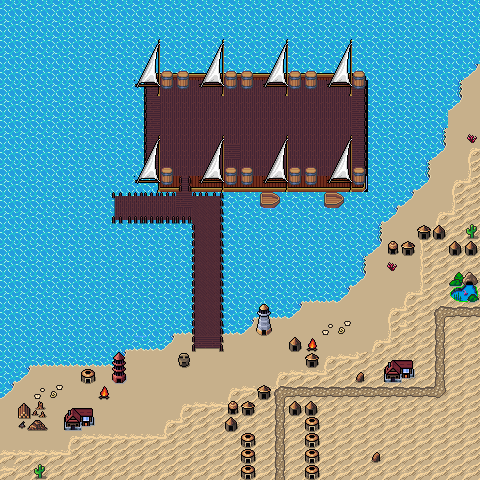

Tiled map render using the project's own tile images. Description and the map definition, with tile-layer contents summarised, below:
An orthogonal 30x30 tile map with 16x16 px tiles, 4 tile layers (Collision, Background, Walls, Clutter), 6 tilesets and 48 objects.

<map version="1.10" tiledversion="1.11.2" orientation="orthogonal" renderorder="right-down" width="30" height="30" tilewidth="16" tileheight="16" infinite="0" nextlayerid="8" nextobjectid="120">
 <editorsettings>
  <export target="wastetown..tmx" format="tmx" />
 </editorsettings>
 <properties>
  <property name="dungeonEffect" value="{&quot;startBattleWithCard&quot;: [ &quot;Power Matrix&quot; ]}" />
 </properties>
 <tileset firstgid="1" source="../../../../common/maps/tileset/main.tsx" />
 <tileset firstgid="10113" source="../../../../common/maps/tileset/buildings.tsx" />
 <tileset firstgid="11905" name="dungeon large" tilewidth="16" tileheight="16" tilecount="16384" columns="128">
  <image source="../../../../common/maps/tileset/dungeon/dungeon_bis.png" width="2048" height="2048" />
 </tileset>
 <tileset firstgid="28289" source="../../../../common/maps/tileset/main-nocollide.tsx" />
 <tileset firstgid="38401" source="../../../../common/maps/tileset/dungeon/dungeon_bis.tsx" />
 <tileset firstgid="54785" source="../../../../common/maps/tileset/buildingsbosses.tsx" />
 <layer id="6" name="Collision" width="30" height="30">
  <data>[900 cells, 0 non-empty, 0 distinct tile ids]</data>
 </layer>
 <layer id="1" name="Background" width="30" height="30">
  <data>[900 cells, 900 non-empty, 11 distinct tile ids]</data>
 </layer>
 <layer id="2" name="Walls" width="30" height="30">
  <data>[900 cells, 579 non-empty, 32 distinct tile ids]</data>
 </layer>
 <layer id="3" name="Clutter" width="30" height="30">
  <properties>
   <property name="spriteLayer" type="bool" value="true" />
  </properties>
  <data>[900 cells, 318 non-empty, 70 distinct tile ids]</data>
 </layer>
 <objectgroup id="4" name="Objects">
  <object id="38" template="../../../../common/maps/obj/entry_up.tx" x="269.5" y="479.417" width="21.25" height="34">
   <properties>
    <property name="direction" value="up" />
    <property name="teleport" value="" />
   </properties>
  </object>
  <object id="52" template="../../../../common/maps/obj/gold.tx" x="252.333" y="96.333" />
  <object id="54" template="../../../../common/maps/obj/enemy.tx" x="176.334" y="135.916">
   <properties>
    <property name="defeatDialog">[
   {
   "action": [
      {"advanceMapFlag":"enemiesDefeated"},
      {"deleteMapObject": -1}
    ]
   }
]</property>
    <property name="enemy" value="Hanna" />
    <property name="speedModifier" type="float" value="20" />
    <property name="threatRange" type="int" value="30" />
   </properties>
  </object>
  <object id="55" template="../../../../common/maps/obj/enemy.tx" x="175.833" y="214.834">
   <properties>
    <property name="defeatDialog">[
   {
   "action": [
      {"advanceMapFlag":"enemiesDefeated"},
      {"deleteMapObject": -1}
    ]
   }
]</property>
    <property name="enemy" value="Gerrard" />
    <property name="speedModifier" type="float" value="20" />
    <property name="threatRange" type="int" value="40" />
   </properties>
  </object>
  <object id="69" template="../../../../common/maps/obj/collision.tx" x="-0.5" y="480.5" width="481" height="16" />
  <object id="70" template="../../../../common/maps/obj/collision.tx" x="0" y="-17.5" width="481" height="16" />
  <object id="71" template="../../../../common/maps/obj/collision.tx" x="481" y="-19.5415" width="16" height="516.083" />
  <object id="72" template="../../../../common/maps/obj/collision.tx" x="-16" y="-19.5415" width="16" height="516.083" />
  <object id="76" template="../../../../common/maps/obj/manashards.tx" x="190" y="101.333" />
  <object id="79" template="../../../../common/maps/obj/enemy.tx" x="315" y="137">
   <properties>
    <property name="defeatDialog">[
   {
   "action": [
      {"advanceMapFlag":"enemiesDefeated"},
      {"deleteMapObject": -1}
    ]
   }
]</property>
    <property name="effect">{ "startBattleWithCard": [ "Sisay's Ring|VIS", "Short Sword|DOM"]
}</property>
    <property name="enemy" value="Sisay" />
    <property name="speedModifier" type="float" value="30" />
    <property name="threatRange" type="int" value="50" />
   </properties>
  </object>
  <object id="80" template="../../../../common/maps/obj/enemy.tx" x="199.333" y="334.667">
   <properties>
    <property name="defeatDialog">[
   {
   "action": [
      {"advanceMapFlag":"enemiesDefeated"},
      {"deleteMapObject": -1}
    ]
   }
]</property>
    <property name="enemy" value="Tahngarth" />
    <property name="threatRange" type="int" value="0" />
   </properties>
  </object>
  <object id="81" template="../../../../common/maps/obj/enemy.tx" x="250" y="155">
   <properties>
    <property name="defeatDialog">[
   {
   "action": [
      {"advanceMapFlag":"enemiesDefeated"},
      {"deleteMapObject": -1}
    ]
   }
]</property>
    <property name="enemy" value="Squee" />
    <property name="speedModifier" type="float" value="20" />
    <property name="threatRange" type="int" value="30" />
   </properties>
  </object>
  <object id="82" template="../../../../common/maps/obj/gold.tx" x="317" y="96.5" />
  <object id="83" template="../../../../common/maps/obj/enemy.tx" x="249.5" y="124">
   <properties>
    <property name="defeatDialog">[
   {
   "action": [
      {"advanceMapFlag":"enemiesDefeated"},
      {"deleteMapObject": -1}
    ]
   }
]</property>
    <property name="enemy" value="Mirri" />
    <property name="speedModifier" type="float" value="20" />
    <property name="threatRange" type="int" value="30" />
   </properties>
  </object>
  <object id="84" template="../../../../common/maps/obj/booster.tx" x="348.818" y="111.136">
   <properties>
    <property name="reward">[
  {
    "editions": [ "WTH" ],
    "type": "card",
    "count": 10,
    "rarity": [ "Common" ]
  },
  {
    "editions": [ "WTH" ],
    "type": "card",
    "count": 3,
    "rarity": [ "Uncommon" ]
  },
  {
    "editions": [ "WTH" ],
    "type": "card",
    "count": 1,
    "rarity": [ "Rare", "Mythic Rare" ]
  }
]
</property>
   </properties>
  </object>
  <object id="86" template="../../../../common/maps/obj/scroll.tx" x="118.5" y="214">
   <properties>
    <property name="reward" value="[ { &quot;type&quot;: &quot;card&quot;, &quot;cardName&quot;: &quot;Gerrard's Hourglass Pendant&quot;, &quot;editions&quot;: [ &quot;DMC&quot; ], &quot;count&quot;: 1 } ]" />
   </properties>
  </object>
  <object id="87" template="../../../../common/maps/obj/scroll.tx" x="325.333" y="348.666">
   <properties>
    <property name="reward" value="[ { &quot;type&quot;: &quot;card&quot;, &quot;cardName&quot;: &quot;Coastal Tower&quot;, &quot;editions&quot;: [ &quot;INV&quot; ], &quot;count&quot;: 1 } ]" />
   </properties>
  </object>
  <object id="88" template="../../../../common/maps/obj/scroll.tx" x="434.5" y="320">
   <properties>
    <property name="reward" value="[ { &quot;type&quot;: &quot;card&quot;, &quot;cardName&quot;: &quot;Shivan Oasis&quot;, &quot;editions&quot;: [ &quot;INV&quot; ], &quot;count&quot;: 1 } ]" />
   </properties>
  </object>
  <object id="89" template="../../../../common/maps/obj/dialog.tx" x="273.417" y="414.792" width="16" height="14.8125" rotation="0" visible="1">
   <properties>
    <property name="dialog">[
{
   "text": "Ahead, at a seaside dock rather than its usual home in the sky, the proud Skyship Weatherlight can be seen. Its crew bustles about it, likely preparing for their next voyage. From what you recall, this seems to be the Weatherlight's older design, indicating this version of the ship is from the distant past rather than the near past.",
   "options": [{
      "name": "(Continue)", "action": [{"deleteMapObject":-1}]}]
}
]</property>
   </properties>
  </object>
  <object id="90" template="../../../../common/maps/obj/collision.tx" x="383" y="238.5" width="32.5" height="16" />
  <object id="91" template="../../../../common/maps/obj/collision.tx" x="416.75" y="225" width="32.5" height="16" />
  </objectgroup>
</map>
<!-- 27 of 48 objects omitted -->
